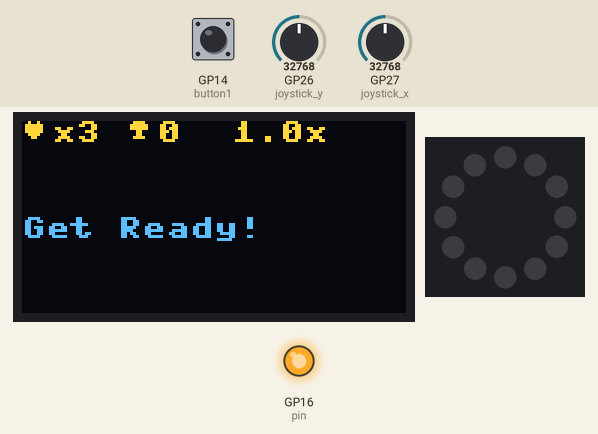
Recording of a program running on a simulated Raspberry Pi Pico running MicroPython. Parts: 128×64 one-colour display, 12 RGB LEDs in a ring, first at the top, clockwise, output pins drawn as LEDs (lit = HIGH). The test bench sets the inputs (shaded band); at power-on: GP27 (joystick_x) = 32768, GP14 (button1) HIGH, GP26 (joystick_y) = 32768 (analog values on the 0–65535 scale). Dim RGB values are drawn brighter than linear; the OLED is the two-colour kind (top 16 rows yellow); random numbers come from a fixed seed; library files of the repository ran but are not shown: ssd1306.py; what the program prints to the serial console is not drawn.

Above: at 3.4 s.
At 5.8 s:
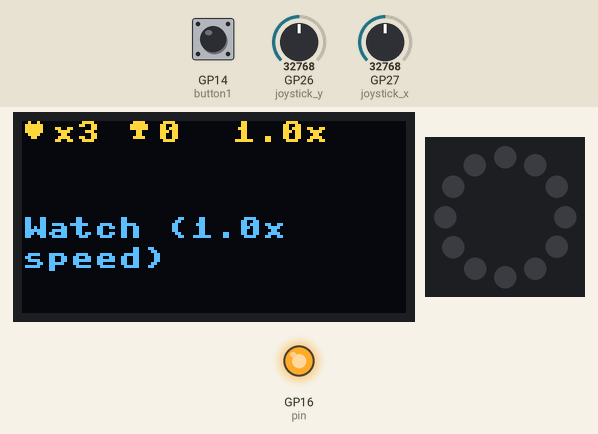
5.9 s: GP27 (joystick_x) set to 57670
At 7.3 s:
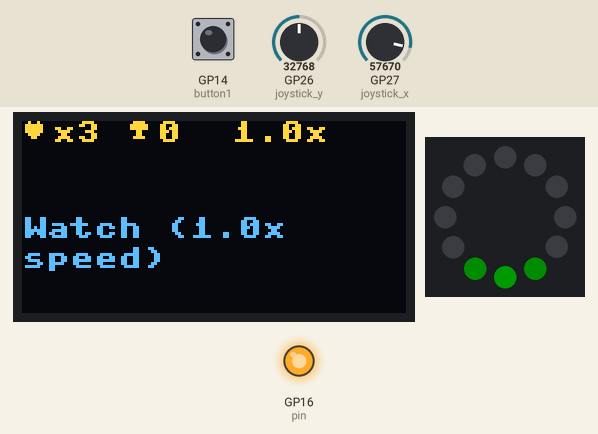
At 13.5 s:
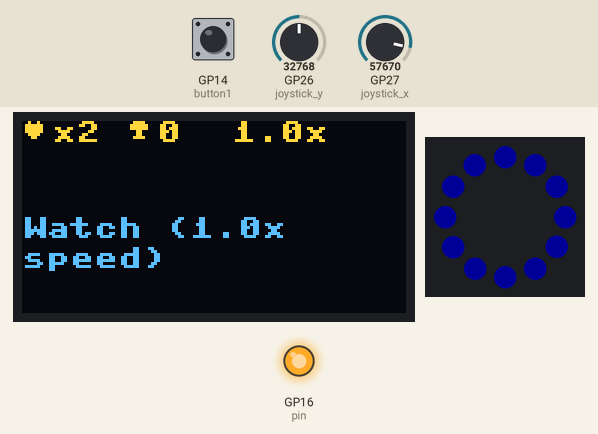
Timing chart, 0 to 15.0 s (numbered marks = the images above; inputs shaded):
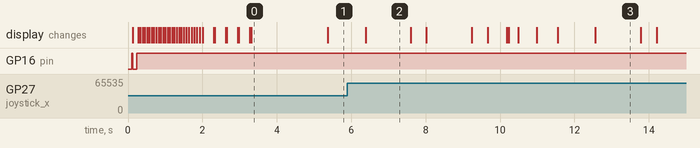

Measured:
- what the display in image 0 shows lasts 2.1 s, from 3.3 s to 5.4 s
- what the display in image 2 shows lasts 1.2 s, from 6.4 s to 7.6 s

The program:

simon.py
```python
import machine
import time
import random
import array
import rp2
import ssd1306
from time import sleep

# Pin configuration
joystick_x_pin = 27
joystick_y_pin = 26
button1_pin = 14
button2_pin = 15
led_ring_pin = 2

# Joystick setup
joystick_x = machine.ADC(joystick_x_pin)
joystick_y = machine.ADC(joystick_y_pin)
MID = 32500  # Middle value for the joystick
DEADZONE = 7777

# Button setup
button1 = machine.Pin(button1_pin, machine.Pin.IN, machine.Pin.PULL_UP)
button2 = machine.Pin(button2_pin, machine.Pin.IN, machine.Pin.PULL_UP)

# LED ring setup
NUM_LEDS = 12
brightness = 0.1

@rp2.asm_pio(sideset_init=rp2.PIO.OUT_LOW, out_shiftdir=rp2.PIO.SHIFT_LEFT, autopull=True, pull_thresh=24)
def ws2812():
    T1 = 2
    T2 = 5
    T3 = 3
    wrap_target()
    label("bitloop")
    out(x, 1)               .side(0)    [T3 - 1]
    jmp(not_x, "do_zero")   .side(1)    [T1 - 1]
    jmp("bitloop")          .side(1)    [T2 - 1]
    label("do_zero")
    nop()                   .side(0)    [T2 - 1]
    wrap()

# Initialize the LED ring
sm = rp2.StateMachine(0, ws2812, freq=8_000_000, sideset_base=machine.Pin(led_ring_pin))
sm.active(1)
ar = array.array("I", [0 for _ in range(NUM_LEDS)])

# LED helper functions
def pixels_show():
    dimmer_ar = array.array("I", [0 for _ in range(NUM_LEDS)])
    for i, c in enumerate(ar):
        r = int(((c >> 8) & 0xFF) * brightness)
        g = int(((c >> 16) & 0xFF) * brightness)
        b = int((c & 0xFF) * brightness)
        dimmer_ar[i] = (g << 16) + (r << 8) + b
    sm.put(dimmer_ar, 8)
    time.sleep_ms(10)

def pixels_set(i, color):
    ar[i] = (color[1] << 16) + (color[0] << 8) + color[2]

def pixels_fill(color):
    for i in range(NUM_LEDS):
        pixels_set(i, color)
    pixels_show()

def clear_leds():
    pixels_fill((0, 0, 0))

# Simplified direction mapping
direction_leds = {
    "UP": 6,
    "RIGHT": 9,
    "DOWN": 0,
    "LEFT": 3
}

# Enhanced color palette with unique colors for each direction
colors = {
    "BTN1": (255, 0, 0),          # Pure Red
    "BTN2": (0, 0, 255),          # Pure Blue
    "UP": (0, 255, 0),            # Green
    "DOWN": (0, 255, 255),        # Cyan
    "LEFT": (255, 0, 255),        # Magenta
    "RIGHT": (255, 255, 0),       # Yellow
    "success": (0, 255, 0),       # Green
    "failure": (255, 0, 0),       # Red
    "countdown": (128, 128, 128), # Dim white
    "waiting": (30, 30, 30),      # Dim white
    "progress": (0, 100, 0),      # Dim green
    "off": (0, 0, 0),             # Off
    "rainbow": [
        (255, 0, 0),    # Red
        (255, 127, 0),  # Orange
        (255, 255, 0),  # Yellow
        (0, 255, 0),    # Green
        (0, 0, 255),    # Blue
        (75, 0, 130),   # Indigo
        (148, 0, 211)   # Violet
    ]
}

# Add game difficulty constants
BASE_SEQUENCE_TIME = 1.2  # Base time to show each sequence step
BASE_PAUSE_TIME = 0.4    # Base pause time between steps
BASE_INPUT_TIME = 10.0   # Base time for user input
MIN_TIME_LIMIT = 3.0     # Minimum time limit for inputs
MAX_SPEED_MULTIPLIER = 3.0  # Maximum speed increase

def get_speed_multiplier(sequence_length):
    """Calculate speed multiplier based on sequence length."""
    # Increase speed by 20% for each level after 2
    multiplier = 1.0 + ((sequence_length - 2) * 0.2)
    return min(MAX_SPEED_MULTIPLIER, multiplier)

def get_sequence_timings(sequence_length):
    """Get display and pause times based on current level."""
    speed_mult = get_speed_multiplier(sequence_length)
    display_time = BASE_SEQUENCE_TIME / speed_mult
    pause_time = BASE_PAUSE_TIME / speed_mult
    return display_time, pause_time

def get_input_time_limit(sequence_length):
    """Calculate time limit for inputs based on sequence length."""
    # Reduce time by 0.5s per level, minimum 3 seconds
    return max(MIN_TIME_LIMIT, BASE_INPUT_TIME - (sequence_length - 2) * 0.5)

# OLED display setup
i2c = machine.SoftI2C(scl=machine.Pin(1), sda=machine.Pin(0))

pin = machine.Pin(16, machine.Pin.OUT)
pin.value(0)  # Set GPIO16 low to reset OLED
time.sleep(0.1)  # Short delay to ensure reset
pin.value(1)  # Set GPIO16 high while OLED is running

oled_width = 128
oled_height = 64
oled = ssd1306.SSD1306_I2C(oled_width, oled_height, i2c)

# Add icons (8x8 pixels each) as byte arrays
HEART_ICON = bytearray([
    0b00100100,
    0b01111110,
    0b01111110,
    0b01111110,
    0b00111100,
    0b00011000,
    0b00000000,
    0b00000000,
])

TROPHY_ICON = bytearray([
    0b00111100,
    0b01111110,
    0b01111110,
    0b00011000,
    0b00011000,
    0b00111100,
    0b00000000,
    0b00000000,
])

STEPS_ICON = bytearray([
    0b00011000,
    0b00111100,
    0b01111110,
    0b00011000,
    0b00011000,
    0b00011000,
    0b00000000,
    0b00000000,
])

CLOCK_ICON = bytearray([
    0b00111100,
    0b01000010,
    0b10011001,
    0b10100001,
    0b10000001,
    0b01000010,
    0b00111100,
    0b00000000,
])

def draw_icon(icon, x, y):
    """Draw an 8x8 icon at the specified position."""
    for row in range(8):
        mask = 0x80
        for col in range(8):
            if icon[row] & mask:
                oled.pixel(x + col, y + row, 1)
            mask >>= 1

def format_message(message, start_y=32):
    """Split message into multiple lines if needed."""
    words = message.split()
    lines = []
    current_line = ""

    for word in words:
        if len(current_line + " " + word) > 16:  # Max 16 chars per line
            lines.append(current_line)
            current_line = word
        else:
            current_line = (current_line + " " + word).strip()

    if current_line:
        lines.append(current_line)

    return lines

def update_display(lives, score, sequence_length, message="", time_left=None, difficulty=None):
    """Update the OLED display with enhanced information."""
    oled.fill(0)

    # Draw icons and their values
    draw_icon(HEART_ICON, 0, 0)
    oled.text(f'x{lives}', 10, 0)

    draw_icon(TROPHY_ICON, 35, 0)
    oled.text(f'{score}', 45, 0)

    # Show speed multiplier and difficulty
    speed_mult = get_speed_multiplier(sequence_length)
    oled.text(f'{speed_mult:.1f}x', 70, 0)

    # Draw time left if provided
    if time_left is not None:
        draw_icon(CLOCK_ICON, 0, 16)
        oled.text(f'{time_left:.1f}s', 10, 16)
        time_limit = get_input_time_limit(sequence_length)
        oled.text(f'/{time_limit:.1f}s', 45, 16)

    # Show difficulty level


    # Format and display message
    if message:
        lines = format_message(message)
        for i, line in enumerate(lines):
            oled.text(line, 0, 32 + i * 10)

    oled.show()

def wheel(pos):
    """Generate rainbow colors across 0-255 positions."""
    if pos < 85:
        return (pos * 3, 255 - pos * 3, 0)
    elif pos < 170:
        pos -= 85
        return (255 - pos * 3, 0, pos * 3)
    else:
        pos -= 170
        return (0, pos * 3, 255 - pos * 3)

def rainbow_animation(cycles=2):
    """Display a smooth rainbow animation."""
    for j in range(cycles * 255):
        for i in range(NUM_LEDS):
            rc_index = (i * 256 // NUM_LEDS + j) & 255
            pixels_set(i, wheel(rc_index))
        pixels_show()
        time.sleep(0.01)

def fancy_startup_animation():
    """Display an enhanced startup animation sequence."""
    # Rainbow spin
    for _ in range(3):
        for j in range(len(colors["rainbow"])):
            for i in range(NUM_LEDS):
                color_idx = (i + j) % len(colors["rainbow"])
                pixels_set(i, colors["rainbow"][color_idx])
            pixels_show()
            time.sleep(0.05)

    # Converging lines
    for i in range(NUM_LEDS // 2):
        clear_leds()
        pixels_set(i, (255, 255, 255))
        pixels_set(NUM_LEDS - 1 - i, (255, 255, 255))
        pixels_show()
        time.sleep(0.05)

    # Direction preview
    for direction in ["UP", "RIGHT", "DOWN", "LEFT"]:
        if direction in direction_leds:
            light_up_direction(direction_leds[direction], colors[direction])
            time.sleep(0.3)
    clear_leds()

# Simplified inputs list
inputs = ["UP", "DOWN", "LEFT", "RIGHT", "BTN1", "BTN2"]

# Input detection
def read_joystick():
    x_val = joystick_x.read_u16()
    y_val = joystick_y.read_u16()

    # More lenient deadzone
    if abs(x_val - MID) < DEADZONE * 1.5 and abs(y_val - MID) < DEADZONE * 1.5:
        return None

    # Determine dominant direction
    x_offset = x_val - MID
    y_offset = y_val - MID

    # Use absolute values to determine which axis has larger movement
    if abs(x_offset) > abs(y_offset):
        if x_val < MID - DEADZONE:
            return "RIGHT"
        elif x_val > MID + DEADZONE:
            return "LEFT"
    else:
        if y_val < MID - DEADZONE:
            return "DOWN"
        elif y_val > MID + DEADZONE:
            return "UP"

    return None

def read_button():
    if button1.value() == 0:
        return "BTN1"
    if button2.value() == 0:
        return "BTN2"
    return None

# Game functions
def display_sequence(sequence, sequence_length):
    """Displays the Simon Says sequence on the LED ring with dynamic speed."""
    clear_leds()
    time.sleep(1)  # Initial pause

    display_time, pause_time = get_sequence_timings(sequence_length)

    for move in sequence:
        if check_menu_return():  # Add menu return check
            return False
        if move in direction_leds:  # Joystick directions
            light_up_direction(direction_leds[move], colors[move])
        elif move in colors:  # Button presses
            pixels_fill(colors[move])
            pixels_show()
        time.sleep(display_time)
        clear_leds()
        time.sleep(pause_time)
    return True

def light_up_direction(base_index, color):
    """Lights up LEDs for the indicated direction."""
    clear_leds()
    # Light up main LED and adjacent LEDs
    pixels_set(base_index, color)
    pixels_set((base_index + 1) % NUM_LEDS, tuple(c//2 for c in color))
    pixels_set((base_index - 1) % NUM_LEDS, tuple(c//2 for c in color))
    pixels_show()

def show_progress_indicator(current_step, total_steps):
    """Shows progress in sequence using dim LEDs."""
    for i in range(total_steps):
        if i < current_step:
            pixels_set(i, colors["progress"])
        else:
            pixels_set(i, colors["waiting"])
    pixels_show()

def show_smooth_countdown(seconds, total_time=10.0):
    """Display a smoother, more accurate countdown using white LEDs."""
    remaining_ratio = max(seconds / total_time, 0)  # Ensure non-negative
    leds_remaining = NUM_LEDS * remaining_ratio

    # Calculate full and partial LEDs
    full_leds = int(leds_remaining)
    partial = leds_remaining - full_leds

    # Only update countdown LEDs without clearing all LEDs to reduce flashing
    # Optionally, fill non-countdown LEDs with their current color or keep them off
    for i in range(NUM_LEDS):
        if i < full_leds:
            pixels_set(NUM_LEDS - 1 - i, colors["countdown"])
        elif i == full_leds and partial > 0:
            dim_white = tuple(int(c * partial * 0.5) for c in colors["countdown"])  # Further dimmed
            pixels_set(NUM_LEDS - 1 - i, dim_white)
        else:
            # Optionally maintain other LEDs' states or keep them off
            pass  # No operation to leave other LEDs unchanged

    pixels_show()

def get_user_input(sequence, lives, score, sequence_length):
    """Get user inputs with dynamic timing based on difficulty."""
    user_inputs = []
    joystick_centered = True
    last_input = None

    # Calculate time limit based on sequence length
    TOTAL_TIME = get_input_time_limit(sequence_length)

    time.sleep(0.5)
    clear_leds()

    for step in range(len(sequence)):
        start_time = time.ticks_ms()
        end_time = time.ticks_add(start_time, int(TOTAL_TIME * 1000))
        correct_move = sequence[step]
        input_received = False

        while time.ticks_diff(time.ticks_ms(), end_time) < 0 and not input_received:
            if check_menu_return():  # Add menu return check
                return ["MENU"]
            current_time = time.ticks_ms()
            remaining_ticks = time.ticks_diff(end_time, current_time)
            remaining = remaining_ticks / 1000.0

            # Update displays with enhanced information
            show_smooth_countdown(remaining, TOTAL_TIME)
            speed_mult = get_speed_multiplier(sequence_length)
            update_display(lives, score, sequence_length,
                         f"Your turn! ({step+1}/{len(sequence)})",
                         time_left=remaining,
                         difficulty=sequence_length-1)

            # Read input
            current_move = read_joystick() or read_button()

            # Process input
            if current_move is None:
                joystick_centered = True
                last_input = None  # Reset last_input when centered
            elif joystick_centered:
                if current_move == correct_move and current_move != last_input:
                    # Show correct input feedback
                    if current_move in direction_leds:
                        light_up_direction(direction_leds[current_move], colors[current_move])
                    else:
                        pixels_fill(colors[current_move])
                    pixels_show()
                    time.sleep(0.2)
                    clear_leds()
                    user_inputs.append(current_move)
                    last_input = current_move  # Update last input
                    joystick_centered = False  # Prevent further inputs until centered
                    input_received = True
                elif current_move == correct_move and current_move == last_input:
                    # Ignore duplicate input
                    pass
                else:
                    # Wrong input feedback
                    pixels_fill(colors["failure"])
                    time.sleep(0.2)
                    clear_leds()
                    return ["WRONG"]

            # Small delay to prevent CPU overload
            time.sleep(0.01)

        # Check if time ran out
        if not input_received:
            pixels_fill(colors["failure"])
            time.sleep(0.2)
            clear_leds()
            return ["TIMEOUT"]

    return user_inputs

def check_sequence(sequence, user_inputs):
    return sequence == user_inputs

# Add at the top with other functions
def check_menu_return():
    """Check if both buttons are pressed to return to menu"""
    return button1.value() == 0 and button2.value() == 0

# Modify start_game() function to allow menu return
def start_game():
    """Main game loop with dynamic difficulty."""
    clear_leds()
    fancy_startup_animation()

    lives = 3
    sequence_length = 2
    score = 0

    # Initial display update
    update_display(lives, score, sequence_length, "Get Ready!")
    sleep(2)

    while lives > 0:
        if check_menu_return():
            return
        # Update display with difficulty level
        update_display(lives, score, sequence_length, "Watch sequence",
                      difficulty=sequence_length-1)

        # Generate sequence
        sequence = []
        for _ in range(sequence_length):
            if random.random() < 0.7:
                sequence.append(random.choice(["UP", "DOWN", "LEFT", "RIGHT"]))
            else:
                sequence.append(random.choice(["BTN1", "BTN2"]))

        # Show sequence with dynamic speed
        speed_mult = get_speed_multiplier(sequence_length)
        display_time, pause_time = get_sequence_timings(sequence_length)  # Get timing values
        update_display(lives, score, sequence_length,
                      f"Watch ({speed_mult:.1f}x speed)",
                      difficulty=sequence_length-1)

        if not display_sequence(sequence, sequence_length):  # Check return value
            return

        # Get user input with dynamic time limit
        time_limit = get_input_time_limit(sequence_length)
        update_display(lives, score, sequence_length,
                      f"Ready! {time_limit:.1f}s per move")
        user_inputs = get_user_input(sequence, lives, score, sequence_length)
        if user_inputs == ["MENU"] or check_menu_return():
            return

        # Check result
        if user_inputs == ["WRONG"]:
            print("Incorrect!")  # Optional: Can be removed or kept for debugging
            update_display(lives, score, sequence_length, "Incorrect!")
            lives -= 1
            pixels_fill(colors["failure"])
            sleep(0.5)
            sequence_length = max(2, sequence_length - 1)
        elif user_inputs == ["TIMEOUT"]:
            print("Time's up!")  # Optional: Can be removed or kept for debugging
            update_display(lives, score, sequence_length, "Time's up!")
            lives -= 1
            pixels_fill(colors["failure"])
            sleep(0.5)
            sequence_length = max(2, sequence_length - 1)
        elif len(user_inputs) == len(sequence):
            print("Correct!")  # Optional: Can be removed or kept for debugging
            update_display(lives, score, sequence_length, "Correct!")
            score += sequence_length
            pixels_fill(colors["success"])
            sleep(0.3)
            if score >= sequence_length * 2:
                sequence_length += 1

        clear_leds()
        time.sleep(0.5)

    # Game over sequence
    print(f"Game Over! Final Score: {score}")  # Optional: Can be removed or kept for debugging
    update_display(lives, score, sequence_length, f"Game Over!\nScore: {score}")
    pixels_fill(colors["failure"])
    sleep(10)
    clear_leds()
    oled.poweroff()  # Turn off OLED when the game ends

def init_simon():
    """Initialize simon game hardware."""
    global sm, oled
    # Initialize LED ring
    sm = rp2.StateMachine(0, ws2812, freq=8_000_000, sideset_base=machine.Pin(led_ring_pin))
    sm.active(1)

    # Initialize OLED
    i2c = machine.SoftI2C(scl=machine.Pin(1), sda=machine.Pin(0))
    pin = machine.Pin(16, machine.Pin.OUT)
    pin.value(0)
    time.sleep(0.1)
    pin.value(1)
    oled = ssd1306.SSD1306_I2C(oled_width, oled_height, i2c)

if __name__ == "__main__":
    init_simon()
    start_game()
```
